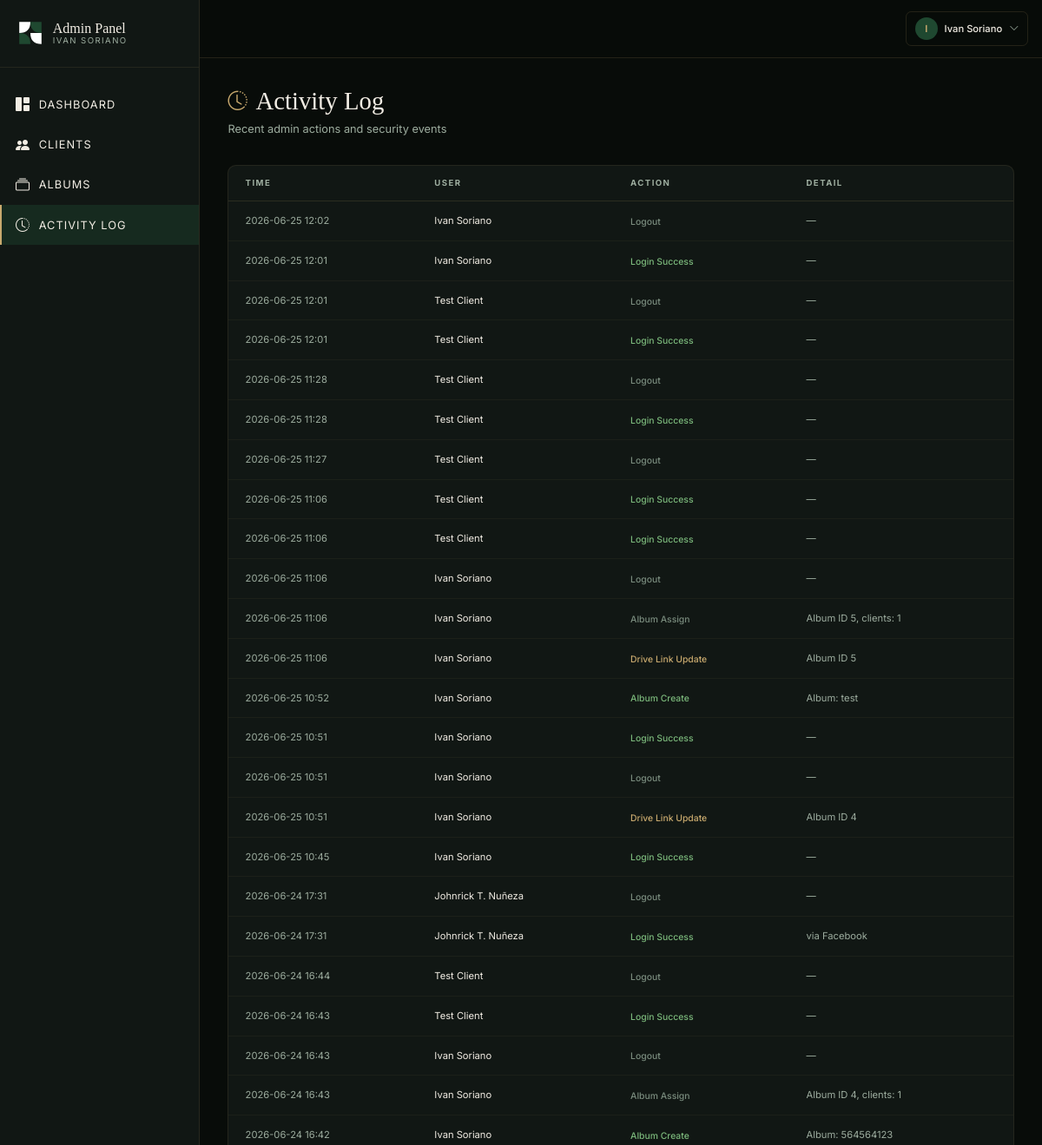
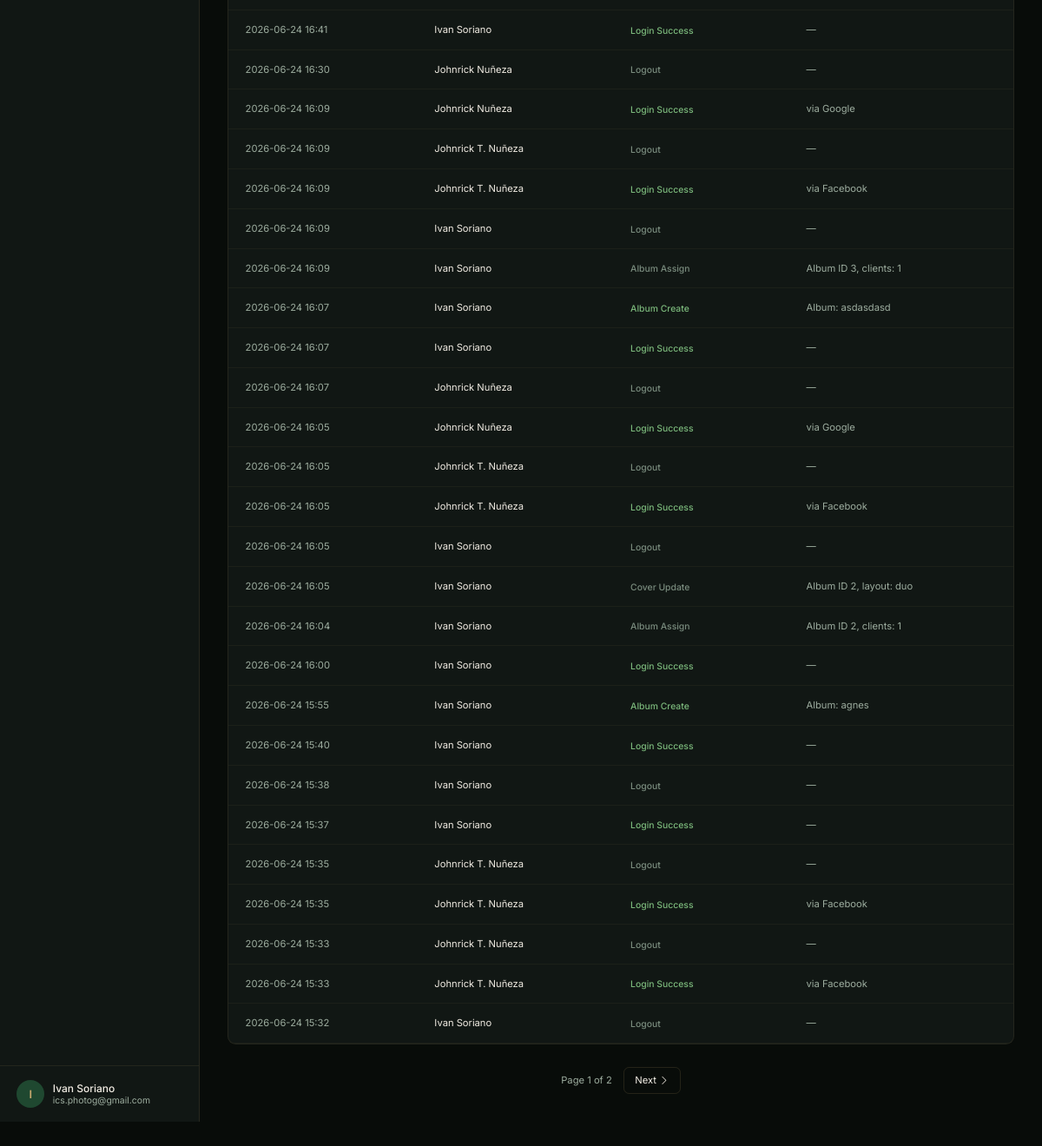
Before: /admin/logs (signed in) with the older database file (2 pictures, top to bottom).
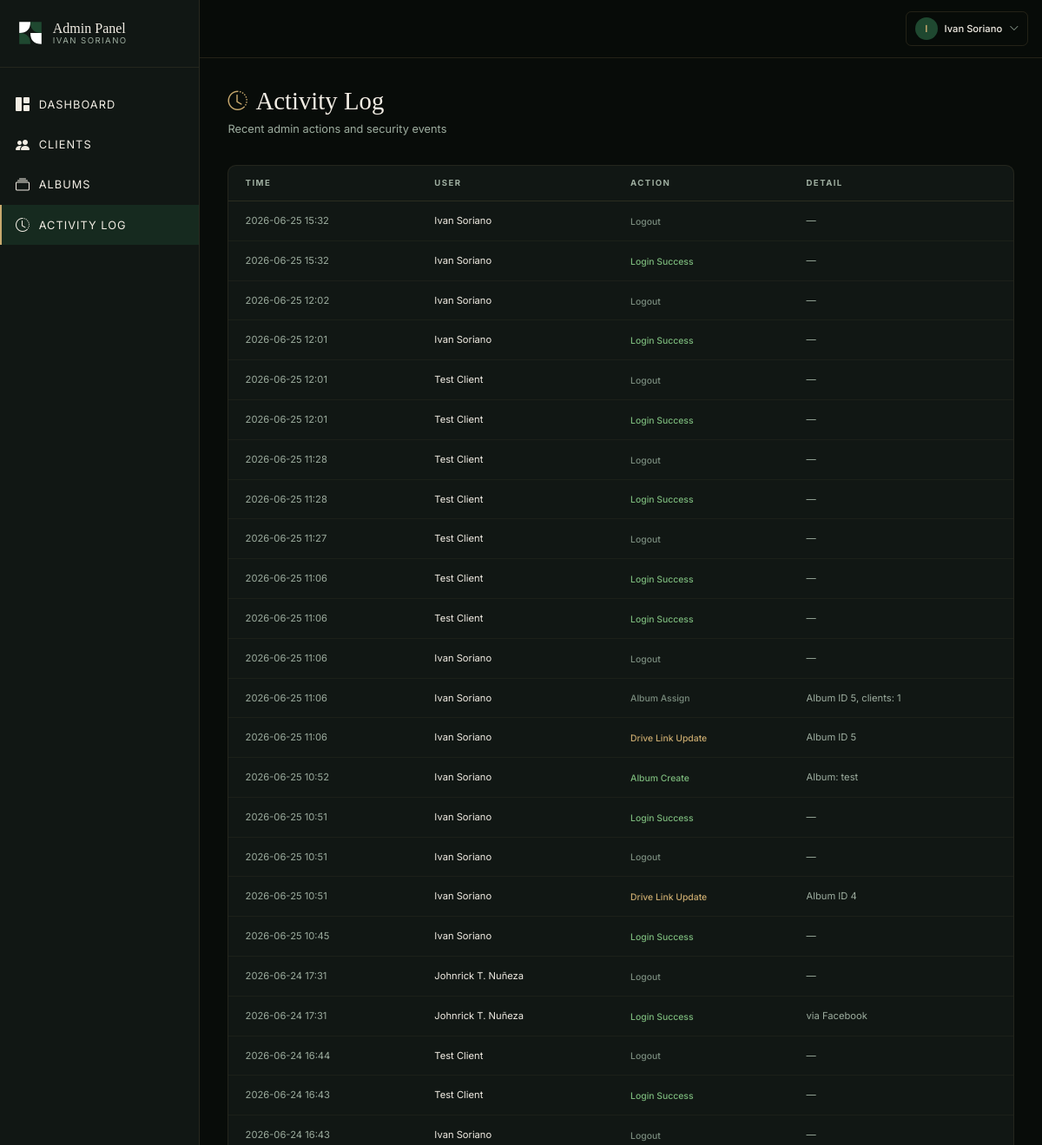
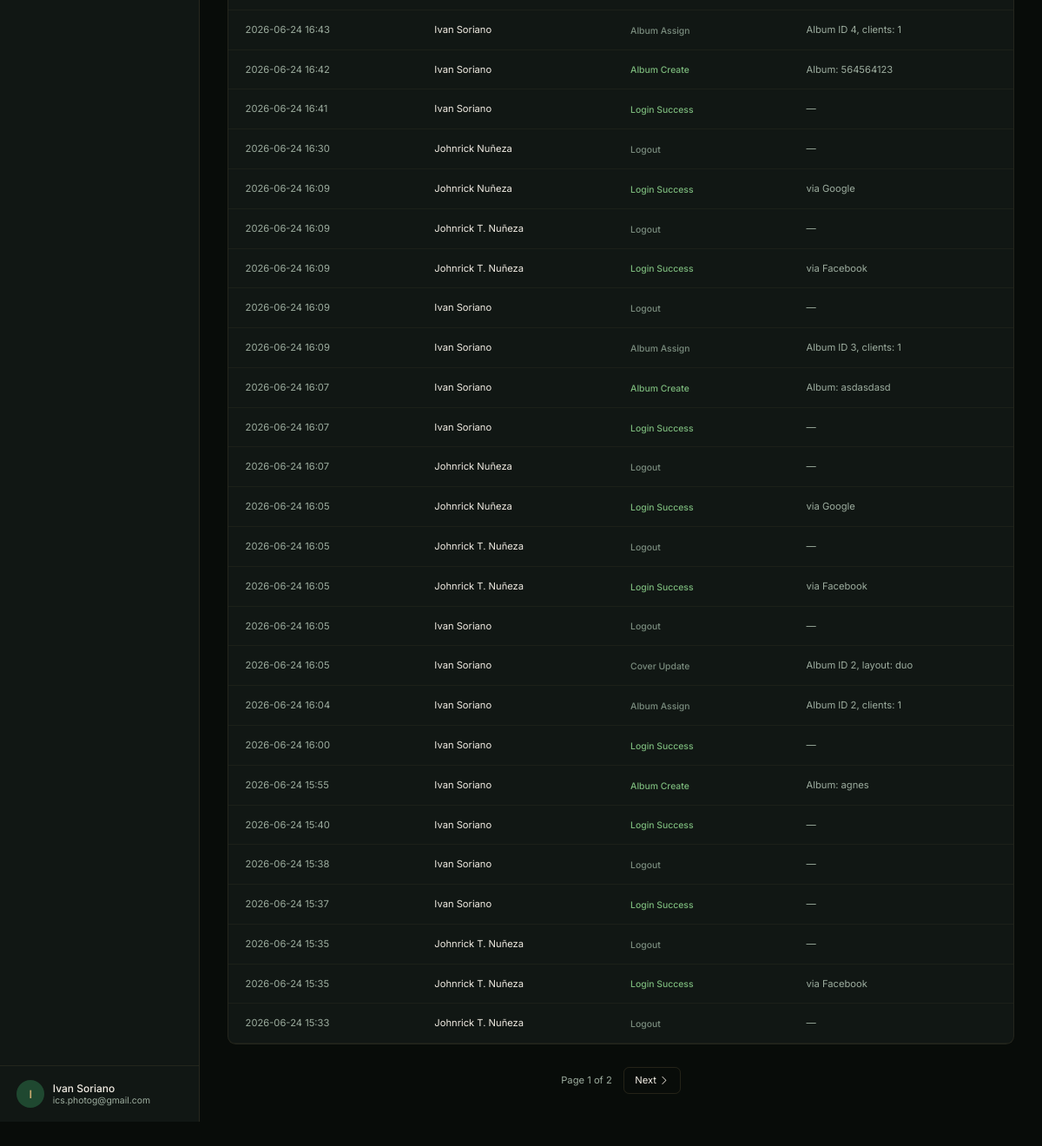
After: the same page with the newer database file (2 pictures, top to bottom).
### models.py (models this page shows, shortened)
class User(UserMixin, db.Model):
    __tablename__ = "users"
    id = db.Column(db.Integer, primary_key=True)
    email = db.Column(db.String(120), unique=True, nullable=False)
    password_hash = db.Column(db.String(256), nullable=True)
    role = db.Column(db.String(20), nullable=False, default="client")  # 'admin' or 'client'
    name = db.Column(db.String(100), nullable=False, default="")
    created_at = db.Column(db.DateTime, default=datetime.utcnow)
    failed_login_count = db.Column(db.Integer, default=0)
    locked_until = db.Column(db.DateTime, nullable=True)
    oauth_provider = db.Column(db.String(20), nullable=True)  # 'facebook', 'google', or None
    assignments = db.relationship("PhotoAssignment", backref="client", foreign_keys="PhotoAssignment.client_id", cascade="all, delete-orphan")
    @property
    def is_admin(self):
        return self.role == "admin"

class AdminLog(db.Model):
    __tablename__ = "admin_logs"
    id = db.Column(db.Integer, primary_key=True)
    user_id = db.Column(db.Integer, db.ForeignKey("users.id"), nullable=True)
    action = db.Column(db.String(100), nullable=False)
    detail = db.Column(db.Text, nullable=True)
    created_at = db.Column(db.DateTime, default=datetime.utcnow)
    user = db.relationship("User", foreign_keys=[user_id])

### admin.py (the view)
@admin_bp.route("/logs")
@admin_required
def logs():
    page = request.args.get("page", 1, type=int)
    per_page = 50
    pagination = AdminLog.query.order_by(AdminLog.created_at.desc()).paginate(
        page=page, per_page=per_page, error_out=False
    )
    return render_template("admin/logs.html", logs=pagination.items, pagination=pagination)

### admin.py (called while the page is built)
def admin_required(f):
    @wraps(f)
    @login_required
    def decorated(*args, **kwargs):
        if not current_user.is_admin:
            return redirect(url_for("client.gallery"))
        return f(*args, **kwargs)
    return decorated

### app.py (called while the page is built)
@login_manager.user_loader
def load_user(user_id):
    return User.query.get(int(user_id))

### templates/admin/logs.html (shortened to what this page needs)
{% extends "admin/base.html" %}
{% block content %}
<div class="admin-animate">
  <div class="mb-10">
    <div class="flex items-center gap-3 mb-2">
      <i class="bi bi-clock-history" style="font-size: 28px; color: var(--isp-gold);"></i>
      <h1 class="text-3xl sm:text-4xl" style="font-family: var(--font-display); color: var(--isp-cream); font-weight: 300;">Activity Log</h1>
    </div>
    <p style="color: var(--isp-text-muted); font-size: 16px;">Recent admin actions and security events</p>
  </div>
  <div class="rounded-xl overflow-x-auto" style="background-color: var(--isp-bg-card); border: 1px solid rgba(200,169,110,0.1);">
    <table class="w-full min-w-[640px]">
      <thead>
        <tr style="border-bottom: 1px solid rgba(200,169,110,0.15);">
          <th class="text-left px-6 py-4 uppercase" style="font-size: 12px; letter-spacing: 0.15em; color: var(--isp-text-muted);">Time</th>
          <th class="text-left px-6 py-4 uppercase" style="font-size: 12px; letter-spacing: 0.15em; color: var(--isp-text-muted);">User</th>
          <th class="text-left px-6 py-4 uppercase" style="font-size: 12px; letter-spacing: 0.15em; color: var(--isp-text-muted);">Action</th>
          <th class="text-left px-6 py-4 uppercase" style="font-size: 12px; letter-spacing: 0.15em; color: var(--isp-text-muted);">Detail</th>
        </tr>
      </thead>
      <tbody>
        {% for log in logs %}
        <tr style="border-bottom: 1px solid rgba(200,169,110,0.06);">
          <td class="px-6 py-4" style="color: var(--isp-text-muted); font-size: 14px; white-space: nowrap;">
            {{ log.created_at.strftime('%Y-%m-%d %H:%M') }}
          </td>
          <td class="px-6 py-4" style="color: var(--isp-cream); font-size: 14px;">
            {{ log.user.name if log.user else 'System' }}
          </td>
          <td class="px-6 py-4">
            <span style="font-size: 13px; font-weight: 500; color: {{ action_colors.get(log.action, '#C8A96E') }};">
              {{ log.action.replace('_', ' ').title() }}
            </span>
          </td>
          <td class="px-6 py-4" style="color: var(--isp-text-muted); font-size: 14px;">
            {{ log.detail or '—' }}
          </td>
        </tr>
        {% else %}
        <tr>
          <td colspan="4" class="px-6 py-12 text-center" style="color: var(--isp-text-muted); font-size: 15px;">
            No activity logged yet.
          </td>
        </tr>
        {% endfor %}
      </tbody>
    </table>
  </div>
  {% if pagination.pages > 1 %}
  <div class="flex items-center justify-center gap-4 mt-8">
    <span style="color: var(--isp-text-muted); font-size: 14px;">
      Page {{ pagination.page }} of {{ pagination.pages }}
    </span>
    {% if pagination.has_next %}
    <a href="{{ url_for('admin.logs', page=pagination.next_num) }}" class="px-4 py-2 rounded-lg transition-colors hover:bg-isp-green" style="color: var(--isp-cream); font-size: 14px; border: 1px solid rgba(200,169,110,0.15);">
      Next <i class="bi bi-chevron-right"></i>
    </a>
    {% endif %}
  </div>
  {% endif %}
</div>
{% endblock %}

### templates/admin/base.html (shortened to what this page needs)
<!DOCTYPE html>
<html lang="en">
<head>
  <script src="https://cdn.tailwindcss.com"></script>
  <link rel="stylesheet" href="https://cdn.jsdelivr.net/npm/bootstrap-icons@1.11.3/font/bootstrap-icons.min.css">
  <link rel="stylesheet" href="{{ url_for('static', filename='css/styles.css') }}" />
</head>
<body style="background-color: var(--isp-bg); font-family: var(--font-body); min-height: 100vh; overflow-x: hidden; max-width: 100%; width: 100%;">
  <div class="flex items-stretch" style="min-height: 100vh;">
    <aside class="fixed lg:sticky inset-y-0 left-0 w-72 z-50 flex flex-col transition-transform duration-300 -translate-x-full lg:translate-x-0"
      id="admin-sidebar"
      style="background-color: var(--isp-bg-card); border-right: 1px solid rgba(200,169,110,0.12);">
      <div class="px-6 py-7" style="border-bottom: 1px solid rgba(200,169,110,0.1);">
        <a href="/admin/dashboard" class="flex items-center gap-3">
          <svg width="40" height="40" viewBox="0 0 100 100" fill="none" xmlns="http://www.w3.org/2000/svg">
            <path d="M10 10 H50 Q50 50 10 50 Z" fill="white" />
            <path d="M50 10 H90 V50 Q50 50 50 10 Z" fill="#1F4830" />
            <path d="M10 50 Q50 50 50 90 H10 Z" fill="#1F4830" />
            <path d="M50 50 Q50 90 90 90 V50 Z" fill="white" />
          </svg>
          <div class="flex flex-col leading-none">
            <span style="font-family: var(--font-display); color: var(--isp-cream); font-size: 20px; font-weight: 400;">
              Admin Panel
            </span>
            <span style="font-family: var(--font-body); color: var(--isp-text-muted); font-size: 12px; letter-spacing: 0.15em; text-transform: uppercase; margin-top: 2px;">
              Ivan Soriano
            </span>
          </div>
        </a>
      </div>
      <nav class="flex-1 py-6 overflow-y-auto">
        <a href="/admin/dashboard" class="admin-nav-link" style="color: var(--isp-cream);">
          <i class="bi bi-grid-1x2-fill" style="font-size: 20px;"></i> Dashboard
        </a>
        <a href="/admin/clients" class="admin-nav-link" style="color: var(--isp-cream);">
          <i class="bi bi-people-fill" style="font-size: 20px;"></i> Clients
        </a>
        <a href="/admin/albums" class="admin-nav-link" style="color: var(--isp-cream);">
          <i class="bi bi-collection" style="font-size: 20px;"></i> Albums
        </a>
        <a href="/admin/logs" class="admin-nav-link" style="color: var(--isp-cream);">
          <i class="bi bi-clock-history" style="font-size: 20px;"></i> Activity Log
        </a>
      </nav>
      <div class="px-6 py-5" style="border-top: 1px solid rgba(200,169,110,0.1);">
        <div class="flex items-center gap-3">
          <div class="w-10 h-10 rounded-full flex items-center justify-center" style="background-color: var(--isp-green); color: var(--isp-gold); font-size: 16px; font-weight: 600;">
            {{ current_user.name[0] if current_user.name else 'A' }}
          </div>
          <div class="flex flex-col leading-tight">
            <span style="color: var(--isp-cream); font-size: 15px; font-weight: 500;">{{ current_user.name }}</span>
            <span style="color: var(--isp-text-muted); font-size: 13px;">{{ current_user.email }}</span>
          </div>
        </div>
      </div>
    </aside>
    <div class="flex-1 min-w-0" style="min-height: 100vh;">
      <header class="sticky top-0 z-30 flex items-center justify-between px-5 py-4"
        style="background-color: rgba(8,12,9,0.92); backdrop-filter: blur(12px); border-bottom: 1px solid rgba(200,169,110,0.15);">
        <div class="relative">
          <button onclick="toggleUserMenu()" class="flex items-center gap-2.5 px-3 py-2 rounded-lg transition-all hover:bg-isp-green" style="border: 1px solid rgba(200,169,110,0.15);">
            <div class="w-8 h-8 rounded-full flex items-center justify-center" style="background-color: var(--isp-green); color: var(--isp-gold); font-size: 14px; font-weight: 600;">
              {{ current_user.name[0] if current_user.name else 'A' }}
            </div>
            <span class="hidden sm:inline" style="color: var(--isp-cream); font-size: 14px; font-weight: 500;">{{ current_user.name }}</span>
            <i class="bi bi-chevron-down" style="font-size: 14px; color: var(--isp-text-muted);"></i>
          </button>
        </div>
      </header>
      <main class="px-4 sm:px-6 lg:px-10 py-8 md:py-10">
        {% block content %}{% endblock %}
      </main>
    </div>
  </div>
</body>
</html>

### static/css/styles.css (style rules this page uses)
@media (min-width: 1024px) { body { zoom: 0.8; } }
:root { --isp-green: #1F4830; --isp-green-light: #2D5A3D; --isp-green-dark: #152E20; --isp-cream: #F2EDE4; --isp-gold: #C8A96E; --isp-bg: #080C09; --isp-bg-card: #111714; --isp-bg-section: #0D120F; --isp-text-muted: #9DAD9F; --font-display: 'Cormorant Garamond', Georgia, serif; --font-body: 'Inter', system-ui, sans-serif; }
* { margin: 0; padding: 0; box-sizing: border-box; }
html, body { height: 100%; width: 100%; }
body { background-color: var(--isp-bg); font-family: var(--font-body); color: var(--isp-cream); -webkit-font-smoothing: antialiased; -moz-osx-font-smoothing: grayscale; }
html { scroll-behavior: smooth; }
body { max-width: 100%; width: 100%; margin: 0; padding: 0; }

### templates/admin/base.html (style rules this page uses)
.admin-nav-link { display: flex; align-items: center; gap: 12px; padding: 14px 20px; font-size: 16px; letter-spacing: 0.08em; text-transform: uppercase; transition: all 0.3s ease; border-left: 3px solid transparent; }
.admin-nav-link.active { background-color: rgba(31,72,48,0.4); border-left-color: var(--isp-gold); color: var(--isp-gold); }
.admin-animate { animation: fadeInUp 0.5s ease-out; }

Changed rows visible on the page:
no longer on this page (row unchanged): AdminLog: created_at "2026-06-24 15:33", user "Johnrick T. Nuñeza", action.replace "Login Success", detail "via Facebook"
no longer on this page (row unchanged): AdminLog: created_at "2026-06-24 15:32", user "Ivan Soriano", action.replace "Logout", detail "—"
added AdminLog: created_at "2026-06-25 15:32", user "Ivan Soriano", action.replace "Logout", detail "—"
added AdminLog: created_at "2026-06-25 15:32", user "Ivan Soriano", action.replace "Login Success", detail "—"
